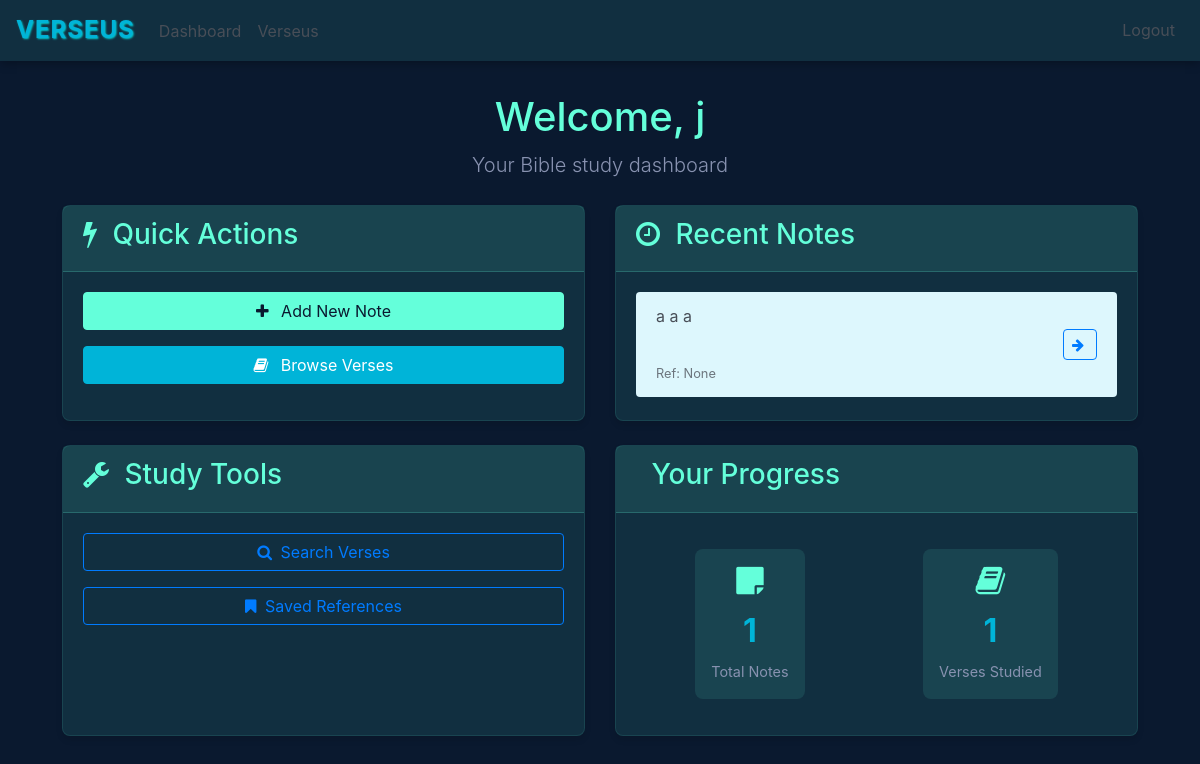
The page /home (signed in) on the database as committed earlier.
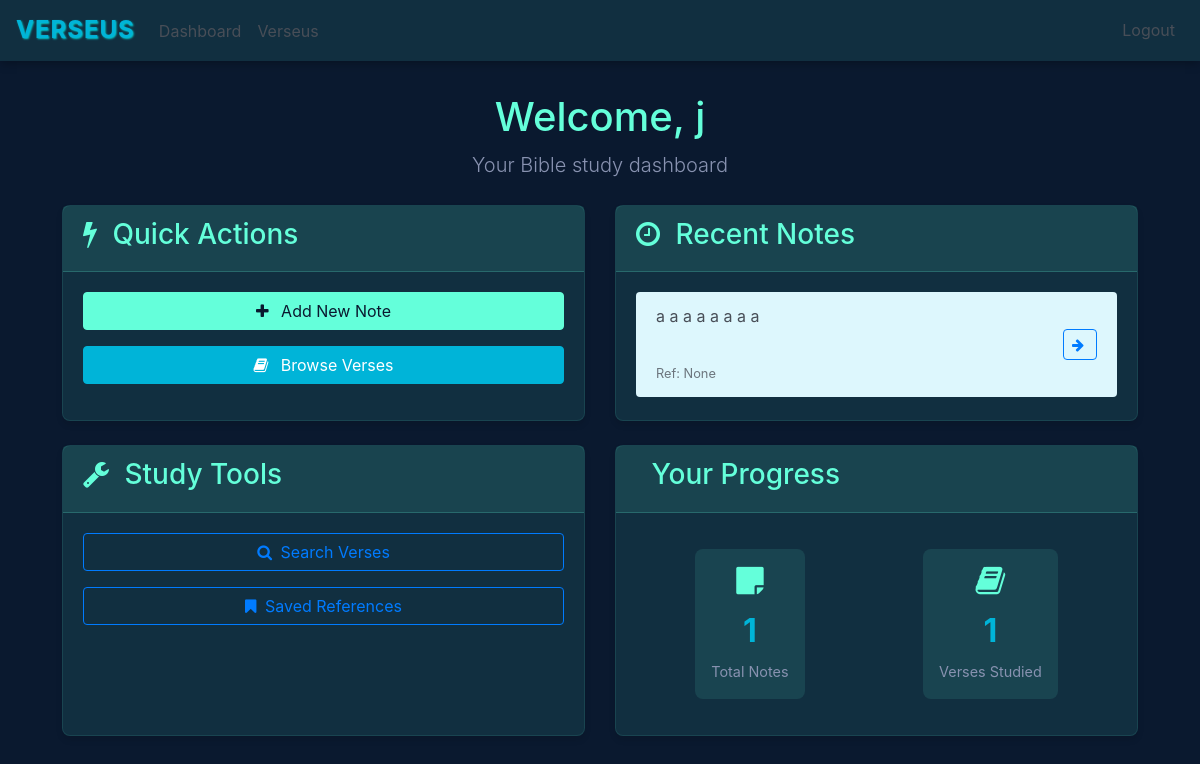
The same page on the database as committed later.
### website/models.py (models this page shows)
class User(db.Model, UserMixin):
    id = db.Column(db.Integer, primary_key=True)
    email = db.Column(db.String(150), unique=True)
    first_name = db.Column(db.String(150))
    password = db.Column(db.String(150))
    score = db.Column(db.Integer)
    notes = db.relationship('Note')

class Note(db.Model):
    id = db.Column(db.Integer, primary_key=True)
    data = db.Column(db.String(500))
    date = db.Column(db.DateTime(timezone=True), default=func.now())
    user_id = db.Column(db.Integer, db.ForeignKey('user.id'))
    data_blanked = db.Column(db.String(500))
    ref = db.Column(JSON)
    word_blank_positions = db.Column(JSON)
    completions = db.Column(db.Integer, default=0)

### website/views.py (the view)
@views.route('/home', methods=['GET'])
@login_required
def home():
    books_of_the_bible = [
    "Genesis", "Exodus", "Leviticus", "Numbers", "Deuteronomy",
    "Joshua", "Judges", "Ruth", "1 Samuel", "2 Samuel",
    "1 Kings", "2 Kings", "1 Chronicles", "2 Chronicles", "Ezra",
    "Nehemiah", "Esther", "Job", "Psalms", "Proverbs",
    "Ecclesiastes", "Song of Solomon", "Isaiah", "Jeremiah", "Lamentations",
    "Ezekiel", "Daniel", "Hosea", "Joel", "Amos",
    "Obadiah", "Jonah", "Micah", "Nahum", "Habakkuk",
    "Zephaniah", "Haggai", "Zechariah", "Malachi",
    "Matthew", "Mark", "Luke", "John", "Acts",
    "Romans", "1 Corinthians", "2 Corinthians", "Galatians", "Ephesians",
    "Philippians", "Colossians", "1 Thessalonians", "2 Thessalonians", "1 Timothy",
    "2 Timothy", "Titus", "Philemon", "Hebrews", "James",
    "1 Peter", "2 Peter", "1 John", "2 John", "3 John",
    "Jude", "Revelation"]
    return render_template("home.html", user=current_user, books=books_of_the_bible)

### website/__init__.py (called while the page is built)
def create_app():
    app = Flask(__name__)
    app.config['SECRET_KEY'] = os.environ.get('SECRET_KEY', os.urandom(32))
    app.config['SQLALCHEMY_DATABASE_URI'] = f'sqlite:///{DB_NAME}'
    db.init_app(app)
    @app.route('/favicon.ico')
    def favicon():
        return send_from_directory(app.static_folder, 'static/book_logo.png', mimetype='image/png')
    from .views import views
    from .auth import auth
    app.register_blueprint(views,url_prefix='/')
    app.register_blueprint(auth,url_prefix='/')
    from .models import User, Note
    create_database(app)
    login_manager = LoginManager()
    login_manager.login_view = "auth.login"
    login_manager.init_app(app)
    @login_manager.user_loader
    def load_user(id):
        return User.query.get(int(id))
    return app

### website/templates/home.html (shortened to what this page needs)
{% extends "base.html" %}
{% block content %}
<div class="dashboard-header mb-4">
    <h1>Welcome, {{ user.first_name }}</h1>
    <p class="lead">Your Bible study dashboard</p>
</div>
<div class="row">
    <div class="col-md-6 mb-4">
        <div class="card h-100">
            <div class="card-header">
                <h3><i class="fa fa-bolt"></i> Quick Actions</h3>
            </div>
            <div class="card-body">
                <div class="d-flex flex-column">
                    <a href="/add-note" class="btn btn-success mb-3">
                        <i class="fa fa-plus"></i> Add New Note
                    </a>
                    <a href="/verses" class="btn btn-primary mb-3">
                        <i class="fa fa-book"></i> Browse Verses
                    </a>
                </div>
            </div>
        </div>
    </div>
    <div class="col-md-6 mb-4">
        <div class="card h-100">
            <div class="card-header">
                <h3><i class="fa fa-clock-o"></i> Recent Notes</h3>
            </div>
            <div class="card-body">
                {% if user.notes %}
                <div class="list-group list-group-flush">
                    {% for note in user.notes[:3] %}
                    <div class="list-group-item">
                        <div class="d-flex justify-content-between align-items-center">
                            <div class="note-content">
                                <div class="note-text">{{ note.data[:50] }}{% if note.data|length > 50 %}...{% endif %}
                                </div>
                                <small class="text-muted">Ref: {{ note.ref }}</small>
                            </div>
                            <div class="note-actions">
                                <a href="/verses/{{ note.id }}" class="btn btn-sm btn-outline-primary">
                                    <i class="fa fa-arrow-right"></i>
                                </a>
                            </div>
                        </div>
                    </div>
                    {% endfor %}
                </div>
                {% else %}
                <p class="text-muted">No notes yet. Start by adding a new note!</p>
                {% endif %}
            </div>
        </div>
    </div>
    <div class="col-md-6 mb-4">
        <div class="card h-100">
            <div class="card-header">
                <h3><i class="fa fa-wrench"></i> Study Tools</h3>
            </div>
            <div class="card-body">
                <div class="d-flex flex-column">
                    <a href="/verses" class="btn btn-outline-primary mb-3">
                        <i class="fa fa-search"></i> Search Verses
                    </a>
                    <a href="/verses" class="btn btn-outline-primary mb-3">
                        <i class="fa fa-bookmark"></i> Saved References
                    </a>
                </div>
            </div>
        </div>
    </div>
    <div class="col-md-6 mb-4">
        <div class="card h-100">
            <div class="card-header">
                <h3> Your Progress</h3>
            </div>
            <div class="card-body">
                <div class="stats-container">
                    <div class="stat-item">
                        <i class="fa fa-sticky-note"></i>
                        <div class="stat-value">{{ user.notes|length }}</div>
                        <div class="stat-label">Total Notes</div>
                    </div>
                    <div class="stat-item">
                        <i class="fa fa-book"></i>
                        <div class="stat-value">{{ user.notes|length }}</div>
                        <div class="stat-label">Verses Studied</div>
                    </div>
                </div>
            </div>
        </div>
    </div>
</div>
{% endblock %}

### website/templates/base.html (shortened to what this page needs)
<!DOCTYPE html>
<html>
<head>
    <link rel="stylesheet" href="https://stackpath.bootstrapcdn.com/bootstrap/4.4.1/css/bootstrap.min.css"
 />
    <link rel="stylesheet" href="https://stackpath.bootstrapcdn.com/font-awesome/4.7.0/css/font-awesome.min.css"
 />
    <link rel="stylesheet" href="{{ url_for('static', filename='styles.css') }}" />
</head>
<body>
    <nav class="navbar navbar-expand-lg" style="align-items: center;">
        <a href=" /" class="text-logo">Verseus</a>
        <div class="collapse navbar-collapse d-flex" id="navbar">
            <div class="navbar-nav d-flex w-100" style="align-items: center;">
                <div class="d-flex mr-auto" style="padding-top: 0.2rem;">
                    {% if user.is_authenticated %}
                    <a class="nav-item nav-link" id="home" href="/home">Dashboard</a>
                    <a class="nav-item nav-link" id="verseus" href="/verses">Verseus</a>
                    {% else %}
                    <a class="nav-item nav-link" id="login" href="/login">Login</a>
                    <a class="nav-item nav-link" id="signUp" href="/sign-up">Sign Up</a>
                    {% endif %}
                </div>
                {% if user.is_authenticated %}
                <button class="btn btn-link nav-item nav-link ml-auto" id="logout"
                    onclick="window.location.href='/logout'">Logout</button>
                {% endif %}
            </div>
        </div>
    </nav>
    <div class="container">{% block content %} {% endblock %}</div>
</body>
</html>

### website/static/styles.css (style rules this page uses)
:root { --primary-dark: #0a192f; --secondary-dark: #112f40; --accent-green: #64ffda; --accent-blue: #00b4d8; --text-primary: #484e57; --text-secondary: #8892b0; --danger: #ff6b6b; --success: #4caf50; --cream: #ddf7fd; }
body { background-color: var(--primary-dark); color: var(--text-primary); font-family: 'Inter', -apple-system, BlinkMacSystemFont, 'Segoe UI', Roboto, Oxygen, Ubuntu, Cantarell, sans-serif; line-height: 1.6; margin: 0; padding: 0; min-height: 100vh; }
.navbar { background-color: var(--secondary-dark) !important; box-shadow: 0 2px 10px rgba(0, 0, 0, 0.3); }
.text-logo { color: var(--accent-blue); padding-right: 1rem; font-size: 24px; font-weight: bold; letter-spacing: 1px; text-transform: uppercase; text-shadow: 1px 1px 2px rgba(0, 227, 231, 0.866); }
.navbar-brand, .nav-link { color: var(--text-primary) !important; transition: color 0.3s ease; }
.card { background-color: var(--secondary-dark); border: 1px solid rgba(100, 255, 218, 0.1); border-radius: 8px; box-shadow: 0 4px 6px rgba(0, 0, 0, 0.1); transition: transform 0.3s ease, box-shadow 0.3s ease; }
.card-header { background-color: rgba(100, 255, 218, 0.1); border-bottom: 1px solid rgba(100, 255, 218, 0.2); color: var(--accent-green); }
.btn { border-radius: 4px; transition: all 0.3s ease; }
.btn-primary { background-color: var(--accent-blue); border-color: var(--accent-blue); }
.btn-success { background-color: var(--accent-green); border-color: var(--accent-green); color: var(--primary-dark); }
.btn-outline-primary i.fa { margin-right: 4px; }
.btn-outline-primary i.fa-arrow-right { transition: transform 0.3s ease; }
a { color: var(--accent-blue); text-decoration: none; transition: color 0.3s ease; }
.container { padding: 2rem; }
.note-content { flex: 1; min-width: 0; margin-right: 1rem; }
.note-text { white-space: pre-wrap; word-wrap: break-word; margin-bottom: 0.25rem; }
.note-actions { display: flex; align-items: center; flex-shrink: 0; }
.list-group-item { background-color: var(--cream); border-color: rgba(100, 255, 218, 0.1); margin-bottom: 0.5rem; border-radius: 4px !important; }
.list-group-item:last-child { margin-bottom: 0; }
.dashboard-header { text-align: center; margin-bottom: 2rem; }
.dashboard-header h1 { color: var(--accent-green); margin-bottom: 0.5rem; }
.dashboard-header .lead { color: var(--text-secondary); }
.card-header h3 i { margin-right: 0.5rem; color: var(--accent-green); }
.stats-container { display: flex; justify-content: space-around; align-items: center; padding: 1rem 0; }
.stat-item { text-align: center; padding: 1rem; border-radius: 8px; background-color: rgba(100, 255, 218, 0.1); transition: transform 0.3s ease; }
.stat-item i { font-size: 2rem; color: var(--accent-green); margin-bottom: 0.5rem; }
.stat-value { font-size: 2rem; font-weight: bold; color: var(--accent-blue); margin-bottom: 0.25rem; }
.stat-label { color: var(--text-secondary); font-size: 0.9rem; }
.btn i { margin-right: 0.5rem; }

Rows that differ between the two databases and show on the page:
removed Note: data "a a a", ref "None"
added Note: data "a a a a a a a a", ref "None"
